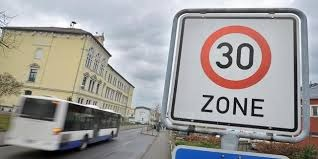
#> input picture Bilder/geschwindigkeit2.jpg, 318 x 159 px, found by its file name
$ python opencv2.py
#> lines starting #> are read from the running program, lines starting #| are printed output that depends on the picture
import cv2
img = cv2.imread('Bilder/geschwindigkeit2.jpg',cv2.IMREAD_GRAYSCALE)
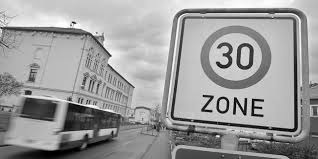
#> img: shape (159, 318); min 0, max 255, mean 155.5
cv2.imshow('myimg',img)
cv2.imwrite('picture_out.jpg',img)
cv2.waitKey(0)
cv2.destroyWindow('myimg')

$ run again, with Bilder/Verkehrsschilder.jpg copied over Bilder/geschwindigkeit2.jpg
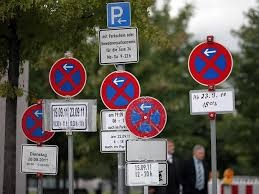
#> input picture Bilder/Verkehrsschilder.jpg, 259 x 194 px, found by its file name
#> `img = cv2.imread('Bilder/geschwindigkeit2.jpg',cv2.IMREAD_GRAYSCALE)`:
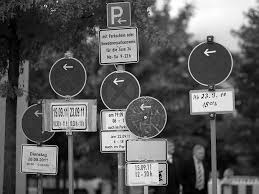
#> img: shape (194, 259); min 0, max 255, mean 89.6
